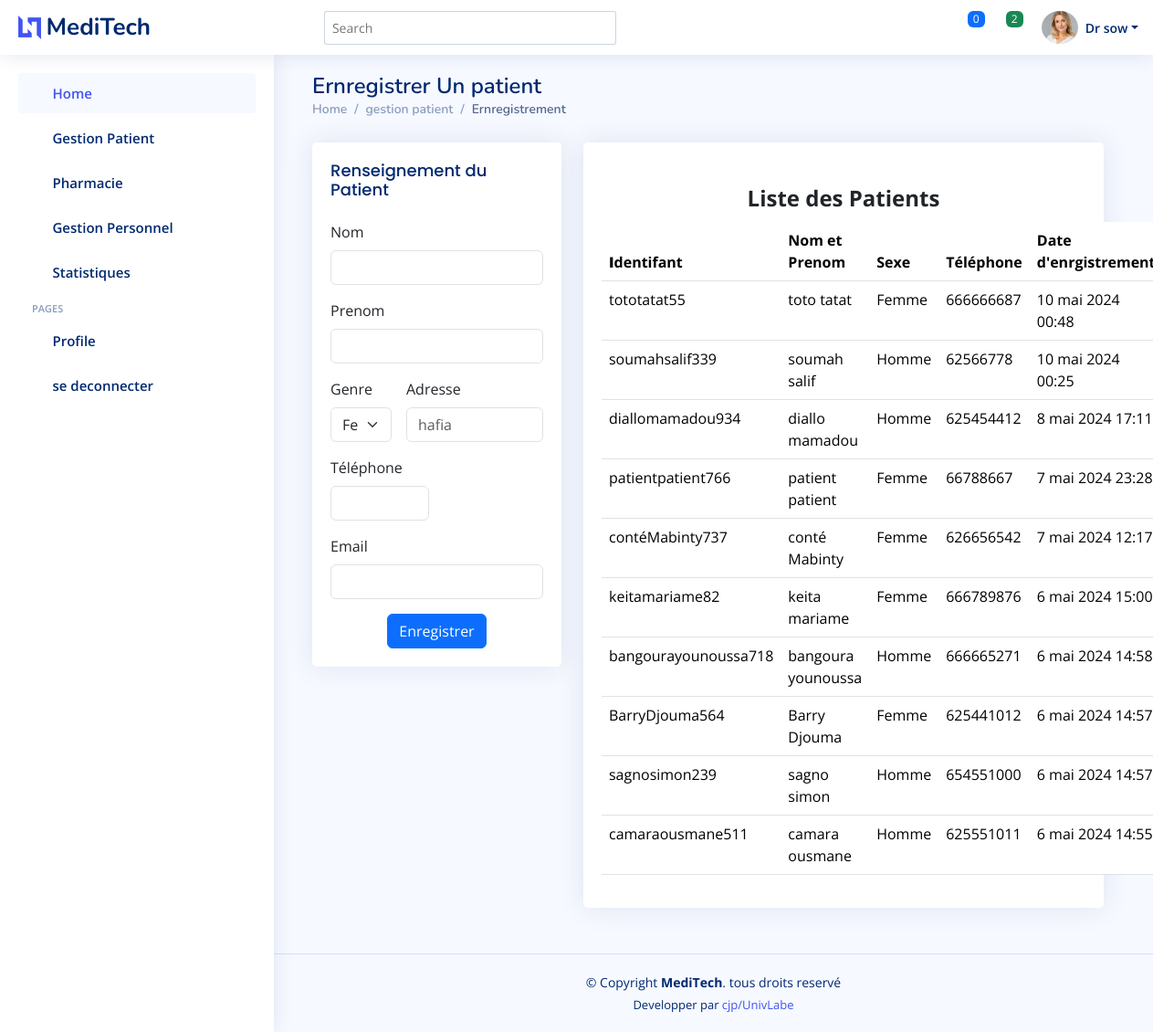
The page /save_patient/ (signed in) on the database as committed earlier.
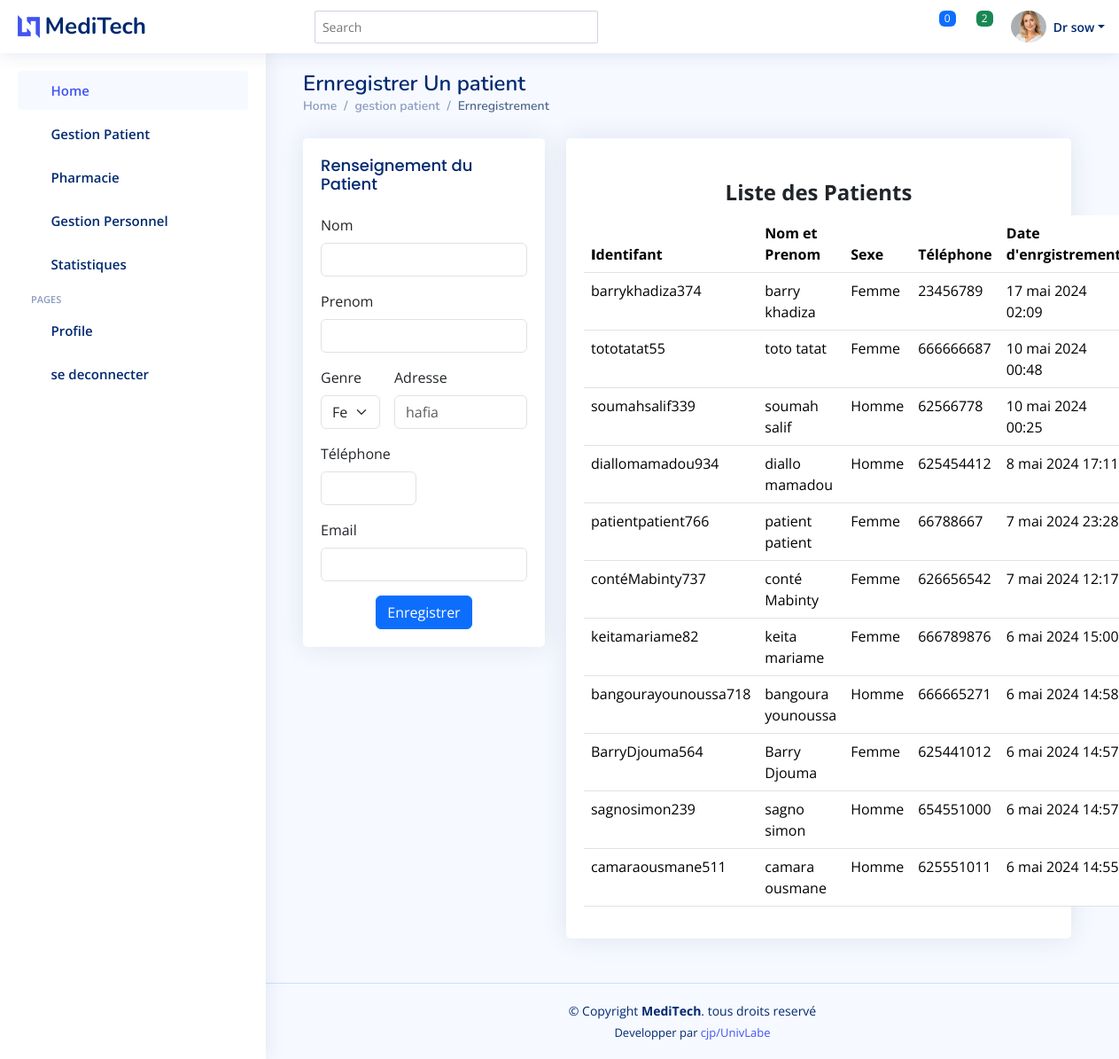
The same page on the database as committed later.
### Patients/models.py (models this page shows, shortened)
class Patient(models.Model):
    user = models.ForeignKey(Utilisateur, on_delete = models.CASCADE)
    nom = models.CharField(max_length = 32)
    prenom = models.CharField(max_length = 32)
    genre = models.CharField(max_length = 9)
    telephone = models.CharField(max_length = 10)
    email = models.EmailField(max_length = 32)
    profil_patient=models.ImageField(upload_to='profil_patient/', height_field=None, width_field=None, max_length=None, blank=True)
    adresse = models.CharField(max_length = 30)
    identifiant = models.CharField(max_length = 30)
    date_enrgistrement = models.DateTimeField(auto_now = True)

### Personnel_Service/views.py (the view, shortened to what this page needs)
# urls.py: path('save_patient/',enregistrer_patient,name = 'save_patient'),
def enregistrer_patient(request):
    liste_patients = Patient.objects.order_by("-date_enrgistrement")
    context = {
        'liste_patients':liste_patients,
    }
    return render(request, 'Personnel_Service/enregistrer_patient.html',context)

### Personnel_Service/context_processors.py (called while the page is built)
def notifications(request):
    if request.user.is_authenticated:
        try:
            personnel = Personnel.objects.get(user=request.user)
            rdv_enAttente = Rendezvous.objects.filter(status_rdv='en attente', personnel=personnel)
            nbr_rdvA = rdv_enAttente.count()
            historique_notif = Rendezvous.objects.filter(personnel=personnel)
        except Personnel.DoesNotExist:
            rdv_enAttente = []
            nbr_rdvA = 0
            historique_notif=[]
    else:
        rdv_enAttente = []
        nbr_rdvA = 0
        historique_notif=[]
    return {
        'rdv_enAttente': rdv_enAttente,
        'nbr_rdvA': nbr_rdvA,
        'historique_notif':historique_notif
    }

### Personnel_Service/templates/Personnel_Service/enregistrer_patient.html (shortened to what this page needs)
{% load static %}
{% include "Personnel_Service/header_pers.html" %}
  <main id="main" class="main row d-flex">
    <div class="pagetitle">
      <h1>Ernregistrer Un patient</h1>
      <nav>
        <ol class="breadcrumb">
          <li class="breadcrumb-item"><a href="index.html">Home</a></li>
          <li class="breadcrumb-item">gestion patient</li>
          <li class="breadcrumb-item active">Ernregistrement</li>
        </ol>
      </nav>
    </div>
    <div class="row d-flex">
      <section class="section col-lg-4">
        <div class="row">
          <div class="">
            <div class="card">
              <div class="card-body">
                <h5 class="card-title">Renseignement du Patient</h5>
                <form class="row g-3" method ="post">
                  <div class="col-md-12">
                    <label for="nom" class="form-label">Nom</label>
                    <input type="text" name="nom" class="form-control" id="inputName5">
                  </div>
                  <div class="col-md-12">
                    <label for="prenom" class="form-label">Prenom</label>
                    <input type="text" name="prenom" class="form-control" id="inputEmail5">
                  </div>
                  <div class="col-md-4">
                    <label for="genre" class="form-label">Genre</label>
                    <select id="inputState"  name="genre" class="form-select">
                      <option value ="Femme">Femme</option>
                    </select>
                  </div>
                  <div class="col-md-8">
                    <label for="adresse" class="form-label">Adresse</label>
                    <input type="text" name="adresse" class="form-control" id="inputPassword5" placeholder="hafia">
                  </div>
                  <div class="col-md-6">
                    <label for="tel" class="form-label">Téléphone</label>
                    <input type="tel" name="tel" class="form-control" id="inputAddres5s" >
                  </div>
                  <div class="col-md-12">
                    <label for="prenom" class="form-label">Email</label>
                    <input type="email" name="email" class="form-control" id="inputEmail5">
                  </div>
                  <div class="text-center">
                    <button type="submit" class="btn btn-primary">Enregistrer</button>
                  </div>
                </form>
              </div>
            </div>
        </div>
      </section>
      <section class="section col-lg-8">
        <div class="row">
          <div class="col-lg-12">
            <div class="card">
              <div class="card-body">
                <h5 class="card-title"></h5>
                <table class="table datatable">
                  <legend class="text-center" style="font-weight: bold;">Liste des Patients</legend>
                  <thead >
                    <tr>
                      <th>
                        <b>I</b>dentifant
                      </th>
                      <th>Nom et Prenom</th>
                      <th>Sexe</th>
                      <th>Téléphone</th>
                      <th data-type="date" data-format="YYYY/DD/MM">Date d'enrgistrement</th>
                    </tr>
                  </thead>
                  <tbody>
                    {% for patient in liste_patients  %}
                    <tr>
                      <td>{{ patient.identifiant }}</td>
                      <td>{{ patient.nom }} {{ patient.prenom }}</td>
                      <td>{{ patient.genre }}</td>
                      <td>{{ patient.telephone }}</td>
                      <td>{{ patient.date_enrgistrement }}</td>
                    </tr>
                    {% endfor %}
                  </tbody>
                </table>
              </div>
            </div>
          </div>
        </div>
      </section>
    </div>
  </main>
 {% include "Personnel_Service/footer_personnel.html" %}

Rows that differ between the two databases and show on the page:
added Patient: identifiant "barrykhadiza374", nom "barry", prenom "khadiza", genre "Femme", telephone "23456789", date_enrgistrement "17 mai 2024 02:09"
